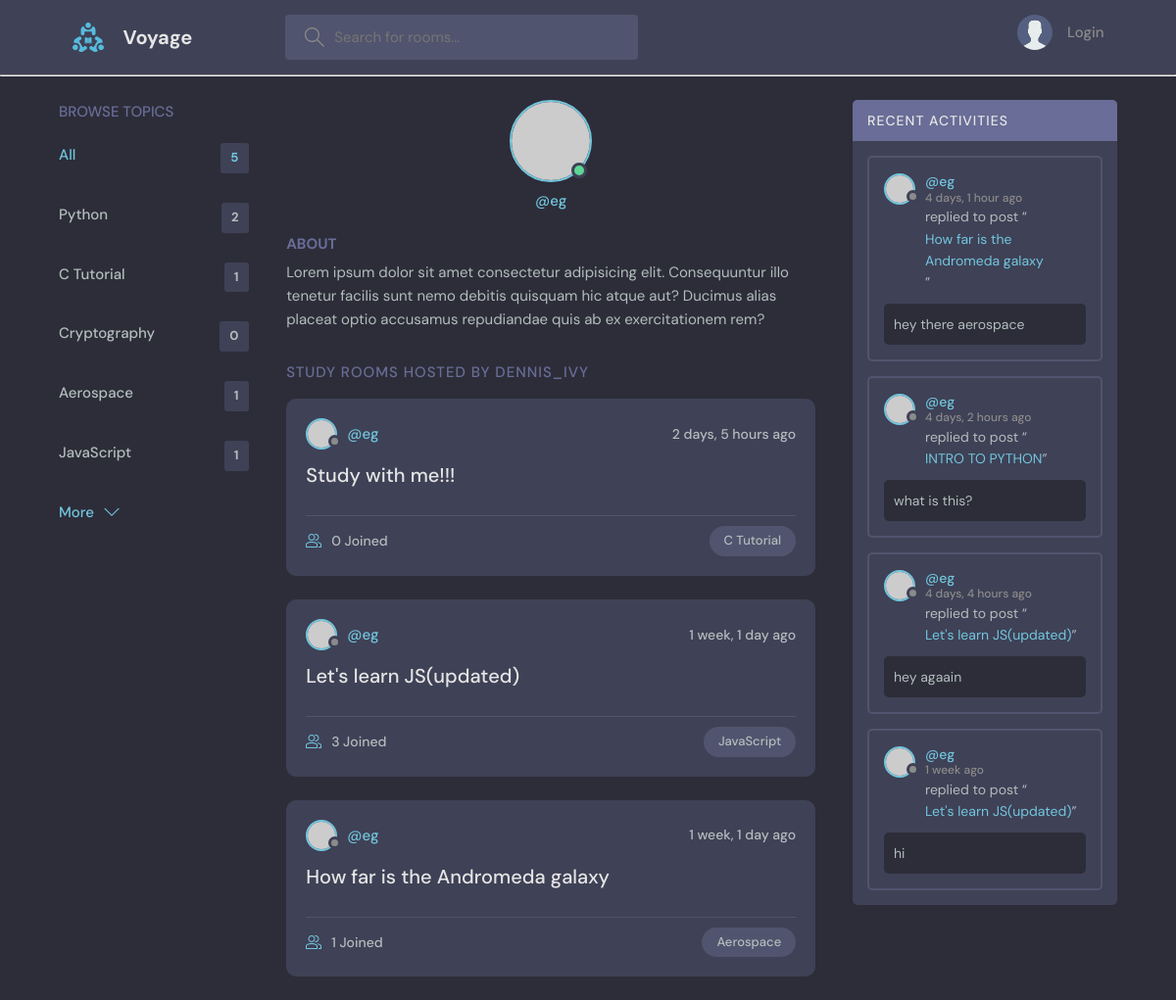
Page /profile/1/ on the earlier database version.
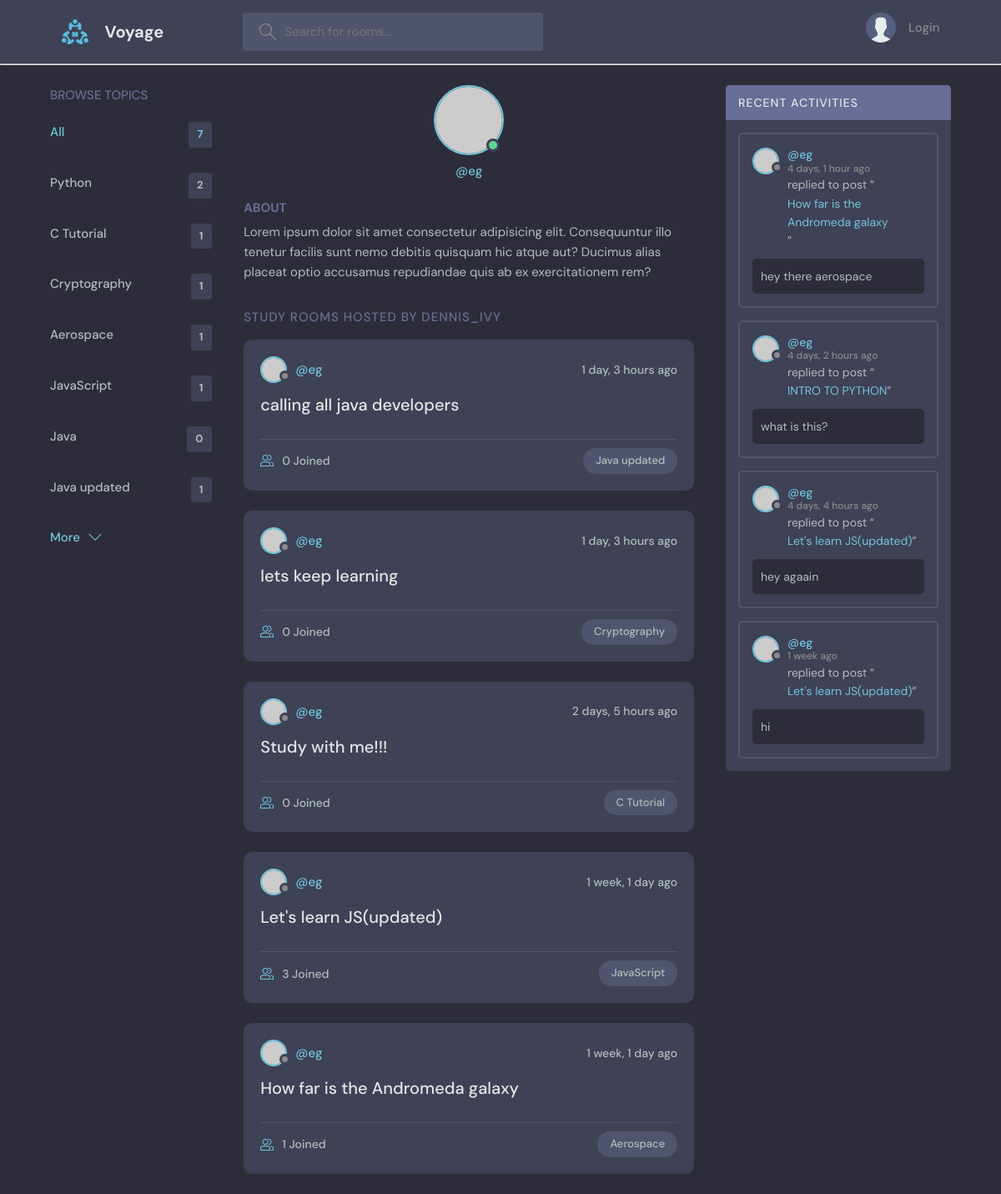
Same page on the later database version.
### foot/models.py (models this page shows, shortened)
class Topic(models.Model):
    name = models.CharField(max_length=50)

class Room (models.Model):
    host = models.ForeignKey(User, on_delete=models.SET_NULL, null=True)
    topic = models.ForeignKey(Topic, on_delete=models.SET_NULL, null=True)
    name = models.CharField(max_length=200)
    description = models.TextField(null=True, blank=True)
    participants = models.ManyToManyField(User, related_name='participants', blank=True)
    updated = models.DateTimeField(auto_now=True)
    created = models.DateTimeField(auto_now_add=True)
    class Meta:
        ordering = ['-updated', '-created']
    def __str__(self):
        return self.name

class Message(models.Model):
    user = models.ForeignKey(User, on_delete=models.CASCADE)
    room = models.ForeignKey(Room, on_delete=models.CASCADE)
    body = models.CharField()
    updated = models.DateTimeField(auto_now=True)
    created = models.DateTimeField(auto_now_add=True)
    class Meta:
            ordering = ['-updated', '-created']
    def __str__(self):
        return self.body[0:50]

### foot/views.py (the view)
# urls.py: path('profile/<str:pk>/', views.userProfile, name="user-profile"),
def userProfile(request, pk):
    user = User.objects.get(id=pk)
    rooms = user.room_set.all()
    room_messages = user.message_set.all()
    topics = Topic.objects.all()
    context = {'user': user, 'rooms':rooms, 'room_messages':room_messages, 'topics':topics}
    return render(request, 'foot/profile.html', context )

### foot/templates/foot/profile.html (shortened to what this page needs)
{% extends 'main.html' %}
{% block content%}
  <main class="profile-page layout layout--3">
    <div class="container">
      {% include 'foot/topics_component.html' %}
      <div class="roomList">
        <div class="profile">
          <div class="profile__avatar">
            <div class="avatar avatar--large active">
              <img src="https://randomuser.me/api/portraits/men/11.jpg" />
            </div>
          </div>
          <div class="profile__info">
            <p>@{{user.username}}</p>
          </div>
          <div class="profile__about">
            <h3>About</h3>
            <p>
              Lorem ipsum dolor sit amet consectetur adipisicing elit. Consequuntur illo tenetur
              facilis sunt nemo debitis quisquam hic atque aut? Ducimus alias placeat optio
              accusamus repudiandae quis ab ex exercitationem rem?
            </p>
          </div>
        </div>
        <div class="roomList__header">
          <div>
            <h2>Study Rooms Hosted by dennis_ivy</a>
            </h2>
          </div>
        </div>
       {% include 'foot/feed_component.html' %}
      </div>
      {% include 'foot/activity_component.html'%}
    </div>
  </main>
{% endblock %}

### templates/main.html (shortened to what this page needs)
<!DOCTYPE html>
{% load static %}
<html lang="en">
  <head>
    <link rel="stylesheet" href="{% static 'styles/style.css' %}" />
  </head>
  <body>
    {% include 'navbar.html' %}
    {% block content %}
    {% endblock %}
  </body>
</html>

### templates/navbar.html (shortened to what this page needs)
{%load static%}
<header class="header header--loggedIn">
  <div class="container">
    <a href="{% url 'home' %}" class="header__logo">
      <img src="{%static 'images/logo.svg' %}" />
      <h1>Voyage</h1>
    </a>
    <form class="header__search" method="GET" action="{% url 'home' %}">
      <label>
        <input name="q" placeholder="Search for rooms..." />
      </label>
    </form>
    <nav class="header__menu">
      {% if request.user.is_authenticated %}
        <div class="header__user">
          <a href="{% url 'update-user' %}">
            <div class="avatar avatar--medium active">
              <img src="https://randomuser.me/api/portraits/men/37.jpg" />
            </div>
            <p>
              {{ request.user.username }} <span>@{{ request.user.username }}</span>
            </p>
          </a>
          <button class="dropdown-button">
            <svg version="1.1" xmlns="http://www.w3.org/2000/svg" width="32" height="32" viewBox="0 0 32 32">
              <title>chevron-down</title>
              <path d="M16 21l-13-13h-3l16 16 16-16h-3l-13 13z"></path>
            </svg>
          </button>
        </div>
      {% else %}
        <a href="{% url 'login' %}">
          <img src="{% static 'images/avatar.svg' %}" />
          <p>Login</p>
        </a>
      {% endif %}
    </nav>
  </div>
</header>
<hr />

### foot/templates/foot/topics_component.html
  <div class="topics">
          <div class="topics__header">
            <h2>Browse Topics</h2>
          </div>
          <ul class="topics__list">
            <li>
              <a href="{% url 'home' %}" class="active">All <span>{{topics.count}}</span></a>
            </li>
                 {% for topic in topics %}
            <li>
              <a href="{% url 'home' %}?q={{ topic.name }}">{{topic.name}} <span>{{topic.room_set.all.count}}</span></a>
            </li>
{% endfor %}
          </ul>
          <a class="btn btn--link" href="topics.html">
            More
            <svg version="1.1" xmlns="http://www.w3.org/2000/svg" width="32" height="32" viewBox="0 0 32 32">
              <title>chevron-down</title>
              <path d="M16 21l-13-13h-3l16 16 16-16h-3l-13 13z"></path>
            </svg>
          </a>
        </div>

### foot/templates/foot/feed_component.html (shortened to what this page needs)
{% for room in rooms %}
  <div class="roomListRoom">
    <div class="roomListRoom__header">
      <a href="{% url 'user-profile' room.host.id %}" class="roomListRoom__author">
        <div class="avatar avatar--small">
          <img src="https://randomuser.me/api/portraits/women/11.jpg" />
        </div>
        <span>@{{ room.host.username }}</span>
      </a>
      <div class="roomListRoom__actions">
        <span>{{ room.created|timesince }} ago</span>
      </div>
    </div>
    <div class="roomListRoom__content">
      <a href="{% url 'room' room.id %}">{{ room.name }}</a>
    </div>
    <div class="roomListRoom__meta">
      <a href="{% url 'room' room.id %}" class="roomListRoom__joined">
        {{ room.participants.all.count }} Joined
      </a>
      <p class="roomListRoom__topic">{{ room.topic.name }}</p>
    </div>
  </div>
{% endfor %}

### foot/templates/foot/activity_component.html (shortened to what this page needs)
 <div class="activities">
          <div class="activities__header">
            <h2>Recent Activities</h2>
          </div>
          {% for message in room_messages %}
          <div class="activities__box">
            <div class="activities__boxHeader roomListRoom__header">
              <a href="{% url 'user-profile' message.user.id %}" class="roomListRoom__author">
                <div class="avatar avatar--small">
                  <img src="https://randomuser.me/api/portraits/women/11.jpg" />
                </div>
                <p>
                  @{{ message.user }}
                  <span>{{ message.created|timesince }} ago</span>
                </p>
              </a>
            </div>
            <div class="activities__boxContent">
              <p>replied to post “<a href="{% url 'room' message.room.id %}">{{message.room}}</a>”</p>
              <div class="activities__boxRoomContent">
               {{ message }}
              </div>
            </div>
          </div>
         {% endfor %}
        </div>

Differences in the rows shown:
computed for Topic "Cryptography": room_set.all.count "0" → "1"
added Topic: name "Java", room_set.all.count "0"
added Topic: name "Java updated", room_set.all.count "1"
added Room: host.username "eg", created "1 day, 3 hours", name "calling all java developers", participants.all.count "0", topic.name "Java updated"
added Room: host.username "eg", created "1 day, 3 hours", name "lets keep learning", participants.all.count "0", topic.name "Cryptography"
Other differences:
{{ topics.count }}: "5" → "7"
